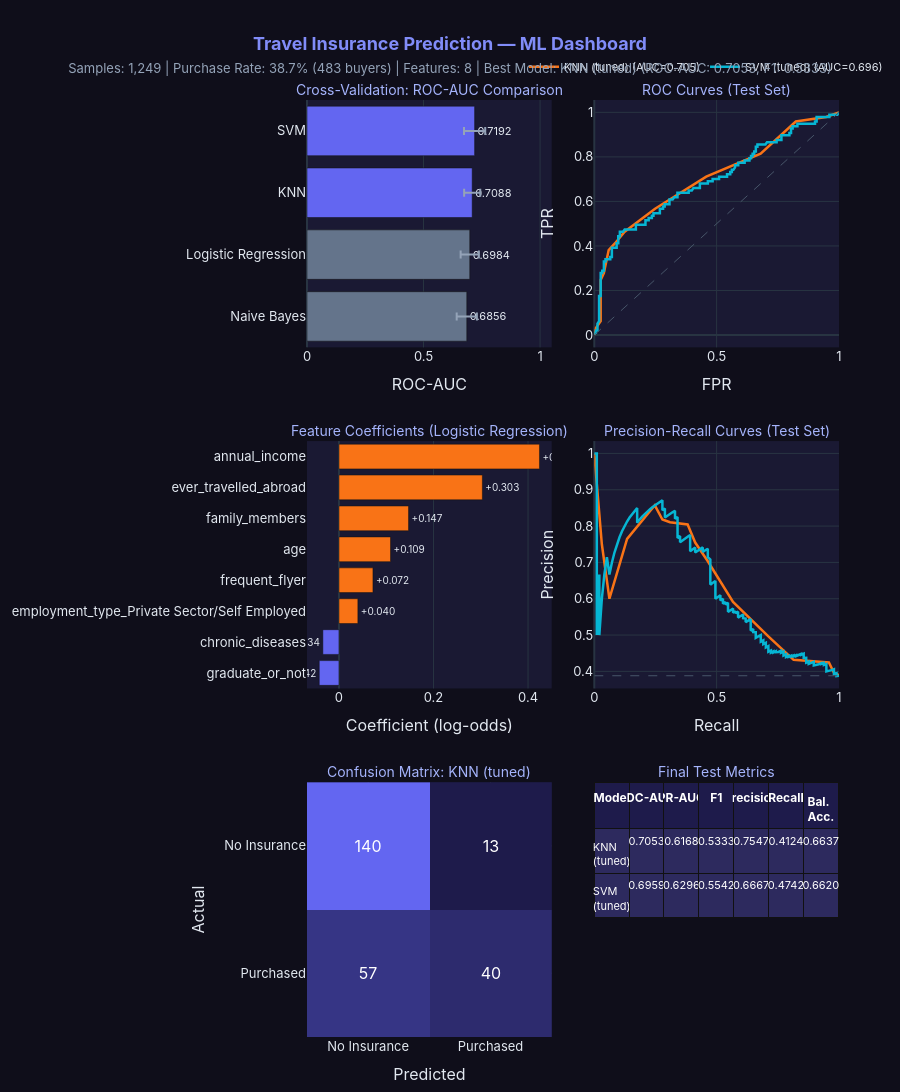

Write notebook code for a chart like this one.
### Markdown cell above
---
## 14. Dashboard

Interactive executive dashboard summarizing the full ML pipeline: data profile, model comparison, feature importance, and final evaluation.

### Code cell
from travel_insurance.plots import dashboard_travel_insurance

dashboard_path = FIGURES_DIR / "dashboard_travel_insurance.html"

fig = dashboard_travel_insurance(
    df,
    cv_results,
    all_metrics,
    final_models,
    X_test,
    y_test,
    coef_df,
    out_path=dashboard_path,
)
fig.show()

### Figure 1 — Plotly figure (JSON) as saved in the notebook; plotly's stock layout.template omitted (floating-point values rounded to 4 significant figures; data arrays with more than 128 entries replaced by an {"elided": "..."} marker saying what was removed)
{"data": [{"error_x": {"array": [0.0433, 0.0391, 0.0346, 0.0455], "color": "#94a3b8", "type": "data"}, "marker": {"color": ["#64748b", "#64748b", "#6366f1", "#6366f1"]}, "orientation": "h", "showlegend": false, "text": ["0.6856", "0.6984", "0.7088", "0.7192"], "textfont": {"size": 11}, "textposition": "outside", "type": "bar", "x": [0.6856, 0.6984, 0.7088, 0.7192], "xaxis": "x", "y": ["Naive Bayes", "Logistic Regression", "KNN", "SVM"], "yaxis": "y"}, {"line": {"color": "#f97316", "width": 2.5}, "mode": "lines", "name": "KNN (tuned) (AUC=0.705)", "type": "scatter", "x": [0.0, 0.006536, 0.02614, 0.02614, 0.02614, 0.03922, 0.04575, 0.05882, 0.08497, 0.1242, 0.2484, 0.4575, 0.6797, 0.8235, 0.9477, 0.9935, 1.0], "xaxis": "x2", "y": [0.0, 0.03093, 0.06186, 0.134, 0.2474, 0.2784, 0.3093, 0.3814, 0.4124, 0.4639, 0.567, 0.7113, 0.8144, 0.9588, 0.9794, 1.0, 1.0], "yaxis": "y2"}, {"line": {"color": "#06b6d4", "width": 2.5}, "mode": "lines", "name": "SVM (tuned) (AUC=0.696)", "type": "scatter", "x": [0.0, 0.0, 0.006536, 0.006536, 0.01307, 0.01307, 0.01961, 0.01961, 0.02614, 0.02614, 0.03268, 0.03268, 0.03922, 0.03922, 0.04575, 0.04575, 0.06536, 0.06536, 0.0719, 0.0719, 0.0915, 0.0915, 0.09804, 0.09804, 0.1046, 0.1046, 0.1176, 0.1242, 0.1699, 0.1699, 0.2092, 0.2092, 0.2222, 0.2222, 0.2353, 0.2353, 0.2418, 0.2418, 0.268, 0.268, 0.281, 0.281, 0.2876, 0.2876, 0.3072, 0.3072, 0.3203, 0.3268, 0.3399, 0.3399, 0.3856, 0.3856, 0.3987, 0.4052, 0.4314, 0.4314, 0.4641, 0.4641, 0.4837, 0.4837, 0.5098, 0.5098, 0.5425, 0.5425, 0.5556, 0.5556, 0.5621, 0.5621, 0.5686, 0.5752, 0.5752, 0.5882, 0.5882, 0.6144, 0.6144, 0.634, 0.634, 0.6405, 0.6405, 0.6471, 0.6471, 0.6536, 0.6536, 0.6601, 0.6601, 0.6667, 0.6667, 0.6993, 0.7059, 0.7451, 0.7451, 0.7647, 0.7647, 0.7974, 0.7974, 0.8039, 0.8039, 0.8105, 0.8105, 0.8301, 0.8301, 0.902, 0.902, 0.9085, 0.9085, 0.9608, 0.9608, 0.9935, 1.0], "xaxis": "x2", "y": [0.0, 0.01031, 0.01031, 0.02062, 0.02062, 0.05155, 0.06186, 0.1753, 0.1753, 0.2784, 0.2784, 0.2887, 0.2887, 0.3299, 0.3299, 0.3402, 0.3402, 0.3505, 0.3505, 0.3918, 0.3918, 0.4124, 0.4124, 0.4433, 0.4433, 0.4639, 0.4639, 0.4742, 0.4742, 0.4948, 0.4948, 0.5155, 0.5155, 0.5258, 0.5258, 0.5361, 0.5361, 0.5464, 0.5464, 0.567, 0.567, 0.5773, 0.5773, 0.5876, 0.5876, 0.6082, 0.6082, 0.6186, 0.6186, 0.6392, 0.6392, 0.6495, 0.6495, 0.6598, 0.6598, 0.6804, 0.6804, 0.6907, 0.6907, 0.701, 0.701, 0.7113, 0.7113, 0.7216, 0.7216, 0.732, 0.732, 0.7423, 0.7423, 0.7526, 0.7629, 0.7629, 0.7732, 0.7732, 0.7835, 0.7835, 0.7938, 0.7938, 0.8041, 0.8041, 0.8144, 0.8144, 0.8247, 0.8247, 0.8454, 0.8454, 0.8557, 0.8557, 0.866, 0.866, 0.8763, 0.8763, 0.8969, 0.8969, 0.9072, 0.9072, 0.9278, 0.9278, 0.9381, 0.9381, 0.9485, 0.9485, 0.9588, 0.9588, 0.9794, 0.9794, 0.9897, 0.9897, 1.0], "yaxis": "y2"}, {"line": {"color": "#475569", "dash": "dash", "width": 1}, "mode": "lines", "showlegend": false, "type": "scatter", "x": [0, 1], "xaxis": "x2", "y": [0, 1], "yaxis": "y2"}, {"marker": {"color": ["#6366f1", "#6366f1", "#f97316", "#f97316", "#f97316", "#f97316", "#f97316", "#f97316"]}, "orientation": "h", "showlegend": false, "text": ["-0.042", "-0.034", "+0.040", "+0.072", "+0.109", "+0.147", "+0.303", "+0.424"], "textfont": {"size": 10}, "textposition": "outside", "type": "bar", "x": [-0.04172, -0.0341, 0.03999, 0.07192, 0.1091, 0.1472, 0.3034, 0.4242], "xaxis": "x3", "y": ["graduate_or_not", "chronic_diseases", "employment_type_Private Sector/Self Employed", "frequent_flyer", "age", "family_members", "ever_travelled_abroad", "annual_income"], "yaxis": "y3"}, {"line": {"color": "#f97316", "width": 2.5}, "mode": "lines", "name": "KNN (tuned) (AP=0.632)", "showlegend": false, "type": "scatter", "x": [1.0, 1.0, 0.9794, 0.9588, 0.8144, 0.7113, 0.567, 0.4639, 0.4124, 0.3814, 0.3093, 0.2784, 0.2474, 0.134, 0.06186, 0.03093, 0.0], "xaxis": "x4", "y": [0.388, 0.3896, 0.3958, 0.4247, 0.4317, 0.4964, 0.5914, 0.7031, 0.7547, 0.8043, 0.8108, 0.8182, 0.8571, 0.7647, 0.6, 0.75, 1.0], "yaxis": "y4"}, {"line": {"color": "#06b6d4", "width": 2.5}, "mode": "lines", "name": "SVM (tuned) (AP=0.625)", "showlegend": false, "type": "scatter", "x": {"elided": "244 float values"}, "xaxis": "x4", "y": {"elided": "244 float values"}, "yaxis": "y4"}, {"line": {"color": "#475569", "dash": "dash", "width": 1}, "mode": "lines", "showlegend": false, "type": "scatter", "x": [0, 1], "xaxis": "x4", "y": [0.388, 0.388], "yaxis": "y4"}, {"colorscale": [[0, "#1e1b4b"], [1, "#6366f1"]], "showscale": false, "text": [["140", "13"], ["57", "40"]], "textfont": {"color": "white", "size": 16}, "texttemplate": "%{text}", "type": "heatmap", "x": ["No Insurance", "Purchased"], "xaxis": "x5", "y": ["No Insurance", "Purchased"], "yaxis": "y5", "z": [[140, 13], [57, 40]]}, {"cells": {"align": "center", "fill": {"color": [["#2d2a5e", "#2d2a5e"]]}, "font": {"color": "white", "size": 11}, "height": 28, "values": [["KNN (tuned)", "SVM (tuned)"], ["0.7053", "0.6959"], ["0.6168", "0.6296"], ["0.5333", "0.5542"], ["0.7547", "0.6667"], ["0.4124", "0.4742"], ["0.6637", "0.6620"]]}, "domain": {"x": [0.54, 1.0], "y": [0.0, 0.272]}, "header": {"align": "center", "fill": {"color": "#1e1b4b"}, "font": {"color": "white", "size": 12}, "height": 32, "values": ["<b>Model</b>", "<b>ROC-AUC</b>", "<b>PR-AUC</b>", "<b>F1</b>", "<b>Precision</b>", "<b>Recall</b>", "<b>Bal. Acc.</b>"]}, "type": "table"}], "layout": {"annotations": [{"font": {"color": "#a5b4fc", "size": 14}, "showarrow": false, "text": "Cross-Validation: ROC-AUC Comparison", "x": 0.23, "xanchor": "center", "xref": "paper", "y": 1.0, "yanchor": "bottom", "yref": "paper"}, {"font": {"color": "#a5b4fc", "size": 14}, "showarrow": false, "text": "ROC Curves (Test Set)", "x": 0.77, "xanchor": "center", "xref": "paper", "y": 1.0, "yanchor": "bottom", "yref": "paper"}, {"font": {"color": "#a5b4fc", "size": 14}, "showarrow": false, "text": "Feature Coefficients (Logistic Regression)", "x": 0.23, "xanchor": "center", "xref": "paper", "y": 0.636, "yanchor": "bottom", "yref": "paper"}, {"font": {"color": "#a5b4fc", "size": 14}, "showarrow": false, "text": "Precision-Recall Curves (Test Set)", "x": 0.77, "xanchor": "center", "xref": "paper", "y": 0.636, "yanchor": "bottom", "yref": "paper"}, {"font": {"color": "#a5b4fc", "size": 14}, "showarrow": false, "text": "Confusion Matrix: KNN (tuned)", "x": 0.23, "xanchor": "center", "xref": "paper", "y": 0.272, "yanchor": "bottom", "yref": "paper"}, {"font": {"color": "#a5b4fc", "size": 14}, "showarrow": false, "text": "Final Test Metrics", "x": 0.77, "xanchor": "center", "xref": "paper", "y": 0.272, "yanchor": "bottom", "yref": "paper"}], "font": {"color": "#e2e8f0", "family": "Inter, system-ui, sans-serif", "size": 13}, "height": 1150, "legend": {"font": {"size": 11}, "orientation": "h", "x": 0.75, "xanchor": "center", "y": 1.02, "yanchor": "bottom"}, "margin": {"b": 40, "l": 60, "r": 60, "t": 100}, "paper_bgcolor": "#0f0e1a", "plot_bgcolor": "#1a1933", "title": {"font": {"color": "#818cf8", "size": 18}, "text": "<b>Travel Insurance Prediction — ML Dashboard</b><br><span style='font-size:13px; color:#94a3b8'>Samples: 1,249 | Purchase Rate: 38.7% (483 buyers) | Features: 8 | Best Model: KNN (tuned) (ROC-AUC: 0.7053, F1: 0.5333)</span>", "x": 0.5, "xanchor": "center"}, "xaxis": {"anchor": "y", "domain": [0.0, 0.46], "range": [0, 1.05], "title": {"text": "ROC-AUC"}}, "xaxis2": {"anchor": "y2", "domain": [0.54, 1.0], "title": {"text": "FPR"}}, "xaxis3": {"anchor": "y3", "domain": [0.0, 0.46], "title": {"text": "Coefficient (log-odds)"}}, "xaxis4": {"anchor": "y4", "domain": [0.54, 1.0], "title": {"text": "Recall"}}, "xaxis5": {"anchor": "y5", "domain": [0.0, 0.46], "title": {"text": "Predicted"}}, "yaxis": {"anchor": "x", "domain": [0.736, 1.0]}, "yaxis2": {"anchor": "x2", "domain": [0.736, 1.0], "title": {"text": "TPR"}}, "yaxis3": {"anchor": "x3", "domain": [0.372, 0.636]}, "yaxis4": {"anchor": "x4", "domain": [0.372, 0.636], "title": {"text": "Precision"}}, "yaxis5": {"anchor": "x5", "autorange": "reversed", "domain": [0.0, 0.272], "title": {"text": "Actual"}}}}
